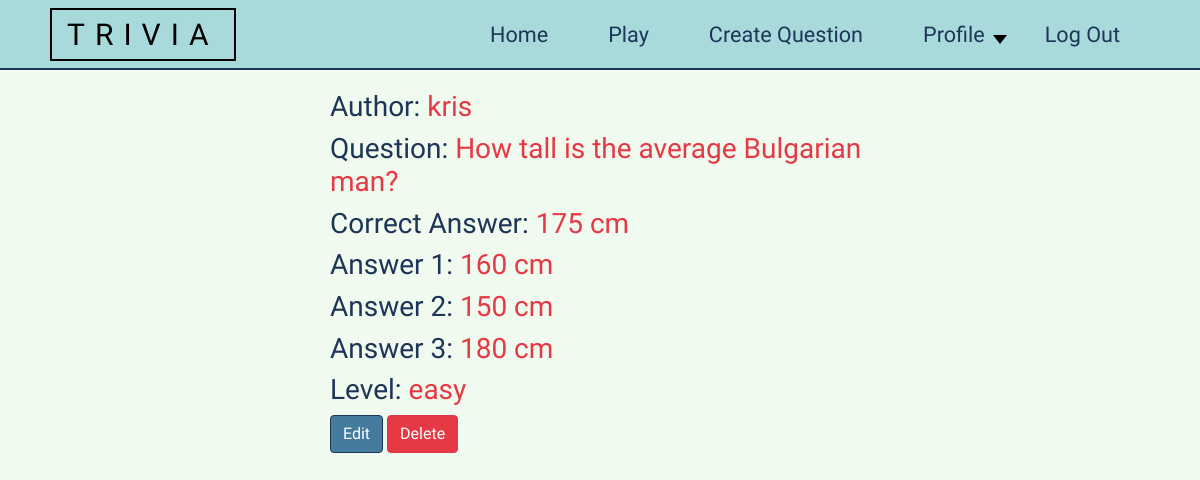
Page /questions/details/1/ (signed in) on the committed database.
### questions/models.py (models this page shows, shortened)
class Questions(models.Model):
    author = models.ForeignKey(ProfileUser, on_delete=models.CASCADE)
    question = models.CharField(max_length=350)
    correct_answer = models.CharField(max_length=150)
    answer1 = models.CharField(max_length=150)
    answer2 = models.CharField(max_length=150)
    answer3 = models.CharField(max_length=150)
    level = models.ForeignKey(Level, on_delete=models.CASCADE, blank=False)
    checked = models.PositiveIntegerField(validators=[MinValueValidator(0), MaxValueValidator(1)], default=0)

class Level(models.Model):
    name = models.CharField(max_length=30)
    points = models.PositiveIntegerField(validators=[MinValueValidator(10)])
    def __str__(self):
        return f"{self.name}"

### accounts/models.py (models this page shows)
class ProfileUser(models.Model):
    user = models.OneToOneField(User, on_delete=models.CASCADE)
    first_name = models.CharField(max_length=40, default='', blank=True)
    last_name = models.CharField(max_length=40, default='', blank=True)
    description = models.CharField(max_length=100, default='', blank=True)
    city = models.CharField(max_length=100, default='', blank=True)
    profile_picture = models.URLField(default='https://upload.wikimedia.org/wikipedia/common/7/72/Default-welcomer.png')
    def __str__(self):
        return f"{self.user}"
    def create_user_profile(sender, instance, created, **kwargs):
        if created:
            ProfileUser.objects.create(user=instance)
    post_save.connect(create_user_profile, sender=User)

### questions/views.py (the view)
# urls.py: re_path('^details/(?P<pk>\d+)/$', views.QuestionDetail.as_view(), name='question-detail'),
class QuestionDetail(LoginRequiredMixin, generic.DetailView):
    model = Questions
    login_url = '/accounts/login/'
    context_object_name = 'question'
    template_name = 'question_detail.html'

### questions/templates/question_detail.html
{% extends 'index.html' %}
{% block 'body' %}
     <div class="row">
            <div class="col-lg-3">
        </div>
        <div class="col-lg-6">
            <h3>Author: <span style="color: #E63946;">{{question.author}}</span></h3>
            <h3>Question: <span style="color: #E63946;">{{question.question}}</span></h3>
            <h3>Correct Answer: <span style="color: #E63946;">{{question.correct_answer}}</span></h3>
            <h3>Answer 1: <span style="color: #E63946;">{{question.answer1}}</span></h3>
            <h3>Answer 2: <span style="color: #E63946;">{{question.answer2}}</span></h3>
            <h3>Answer 3: <span style="color: #E63946;">{{question.answer3}}</span></h3>
            <h3>Level: <span style="color: #E63946;">{{question.level}}</span></h3>
            <a href="{% url 'question-edit' question.id %}" class="btn btn-success" style="background-color: #457B9D;border-color: #1D3557;">Edit</a>
            <a href="{% url 'question-delete' question.id %}" class="btn btn-danger" style="background-color: #E63946;">Delete</a>
        </div>
    </div>
{% endblock %}

### common/static/common.css (style rules this page uses)
* { -webkit-box-sizing: border-box; -moz-box-sizing: border-box; box-sizing: border-box; margin:0; padding: 0; }
body { background-color: #556676; margin: 0; padding: 0; }
a { text-decoration: none; color:black; font-size: 1.8vw; }

### accounts/static/accounts.css (style rules this page uses)
* { font-family: 'Stylish', sans-serif; color: #1D3557; }
body { background-color: #F1FAEE; }
a { color: #1D3557; }

### rows in the picture
Questions: author "kris", question "How tall is the average Bulgarian man?", correct_answer "175 cm", answer1 "160 cm", answer2 "150 cm", answer3 "180 cm", level "easy"
